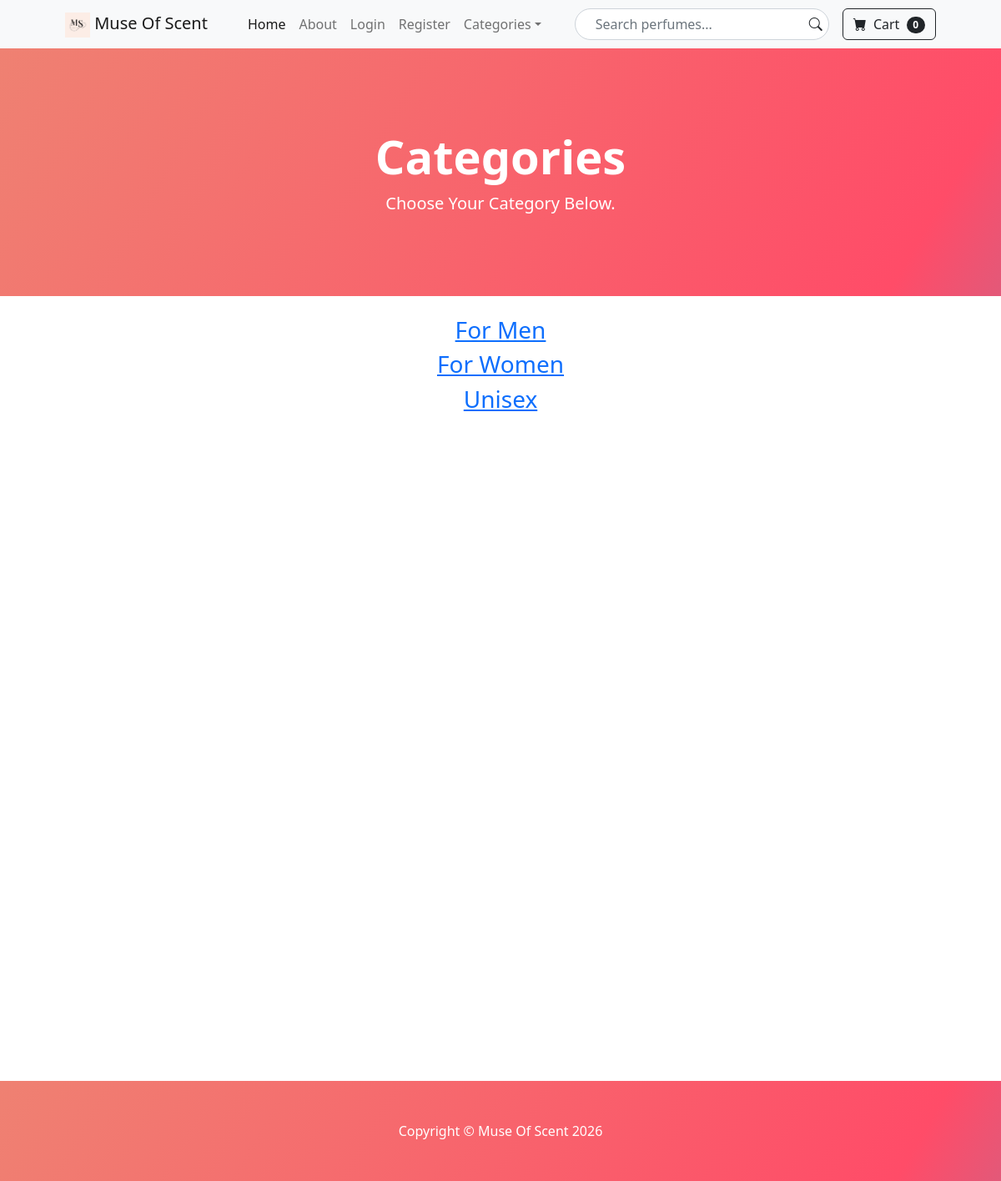
The app's page /category_summary/ with its own data.
### store/models.py (models this page shows)
class Category(models.Model):
	name = models.CharField(max_length=50)
	def __str__(self):
		return self.name
	class Meta:
		verbose_name_plural = 'categories'

### store/views.py (the view)
# urls.py: path('category_summary/', views.category_summary, name='category_summary'),
def category_summary(request):
	categories = Category.objects.all()
	return render(request, 'category_summary.html', {'categories':categories})

### cart/cart.py (called while the page is built)
	def __len__(self):
		return len(self.cart)

### cart/context_processors.py (called while the page is built)
def cart(request):
	return {'cart':Cart(request)}

### store/templates/category_summary.html
{% extends 'base.html' %}
{% block content %}
        <header class="bg-dark py-5 gradient-background">
            <div class="container px-4 px-lg-5 my-5">
                <div class="text-center text-white">
                    <h1 class="display-4 fw-bolder">Categories</h1>
                    <p class="lead fw-normal text-white-100 mb-0">Choose Your Category Below.
                    </p>
                </div>
            </div>
        </header>
        <div class="container">
        	<div class="row">
        		<center>
        			<div class="col-8">
        				<br>
                        {% for category in categories %}
                        <h3><a href="{% url 'category' category %}">{{ category }}</a></h3>
                        {% endfor %}
						<br><br><br><br><br><br><br><br><br><br><br><br><br><br><br><br><br><br><br><br><br><br><br><br><br><br><br><br><br><br><br><br><br>
        			</div>
        		</center>
        	</div>
        </div>
{% endblock %}

### records on screen
Category: name "For Men"
Category: name "For Women"
Category: name "Unisex"

### other values on screen
{{ cart|length }} "0"
